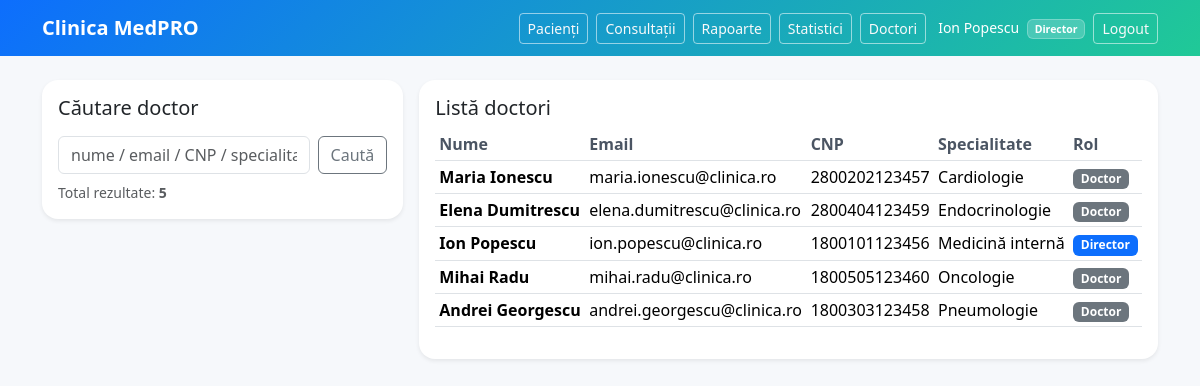
The page /public/doctori.php (signed in) on the database its author committed.
### tables this page shows
CREATE TABLE IF NOT EXISTS `doctori` (
  `id` int NOT NULL AUTO_INCREMENT,
  `cnp_doctor` char(13) NOT NULL,
  `nume` varchar(60) NOT NULL,
  `prenume` varchar(60) NOT NULL,
  `email` varchar(120) NOT NULL,
  `parola_hash` varchar(255) NOT NULL,
  `specialitate_id` int NOT NULL,
  `is_director` tinyint(1) NOT NULL DEFAULT '0',
  `created_at` timestamp NULL DEFAULT CURRENT_TIMESTAMP,
  PRIMARY KEY (`id`),
  UNIQUE KEY `cnp_doctor` (`cnp_doctor`),
  UNIQUE KEY `email` (`email`),
  KEY `fk_doctori_specialitati` (`specialitate_id`)
);

CREATE TABLE IF NOT EXISTS `specialitati` (
  `id` int NOT NULL AUTO_INCREMENT,
  `nume` varchar(100) NOT NULL,
  PRIMARY KEY (`id`),
  UNIQUE KEY `nume` (`nume`)
);

### app/db.php (called while the page is built, shortened)
<?php
function db(): PDO {
  $cfg = require __DIR__ . '/config.php';
  $db = $cfg['db'];
  $dsn = "mysql:host={$db['host']};dbname={$db['name']};charset={$db['charset']}";
  $pdo = new PDO($dsn, $db['user'], $db['pass'], [
    PDO::ATTR_ERRMODE => PDO::ERRMODE_EXCEPTION,
    PDO::ATTR_DEFAULT_FETCH_MODE => PDO::FETCH_ASSOC,
  ]);
  return $pdo;
}

### app/helpers.php (called while the page is built, shortened)
<?php
function e(string $s): string {
  return htmlspecialchars($s, ENT_QUOTES, 'UTF-8');
}

### public/doctori.php (the view, shortened to what this page needs)
<?php
require_once __DIR__ . '/../app/guards.php';
require_once __DIR__ . '/../app/db.php';
require_once __DIR__ . '/../app/helpers.php';
require_once __DIR__ . '/../app/layout.php';
$u = auth_user();
$q = trim((string)($_GET['q'] ?? ''));
$params = [];
$sql = "
  SELECT
    d.id,
    d.cnp_doctor,
    d.nume,
    d.prenume,
    d.email,
    d.is_director,
    s.nume AS specialitate
  FROM doctori d
  JOIN specialitati s ON s.id = d.specialitate_id
";
$sql .= " ORDER BY s.nume ASC, d.prenume ASC, d.nume ASC";
$stmt = db()->prepare($sql);
$stmt->execute($params);
$doctori = $stmt->fetchAll();
layout_header('Doctori', $u);
?>
<div class="row g-3">
  <div class="col-lg-4">
    <div class="card shadow-sm">
      <div class="card-body">
        <h2 class="h5 mb-3">Căutare doctor</h2>
        <form method="get" class="d-flex gap-2">
          <input
            name="q"
            value="<?= e($q) ?>"
            class="form-control"
            placeholder="nume / email / CNP / specialitate"
          >
          <button class="btn btn-outline-secondary">Caută</button>
        </form>
        <div class="text-muted small mt-2">
          Total rezultate: <b><?= (int)count($doctori) ?></b>
        </div>
      </div>
    </div>
  </div>
  <div class="col-lg-8">
    <div class="card shadow-sm">
      <div class="card-body">
        <div class="d-flex justify-content-between align-items-center mb-2">
          <h2 class="h5 mb-0">Listă doctori</h2>
        </div>
        <?php if (!$doctori): ?>
          <div class="text-muted">Nu există rezultate.</div>
        <?php else: ?>
          <div class="table-responsive">
            <table class="table table-sm align-middle">
              <thead>
                <tr>
                  <th>Nume</th>
                  <th>Email</th>
                  <th>CNP</th>
                  <th>Specialitate</th>
                  <th>Rol</th>
                </tr>
              </thead>
              <tbody>
              <?php foreach ($doctori as $d): ?>
                <tr>
                  <td class="fw-semibold"><?= e($d['prenume'].' '.$d['nume']) ?></td>
                  <td><?= e($d['email']) ?></td>
                  <td><?= e($d['cnp_doctor']) ?></td>
                  <td><?= e($d['specialitate']) ?></td>
                  <td>
                    <?php if ((int)$d['is_director'] === 1): ?>
                      <span class="badge text-bg-primary">Director</span>
                    <?php else: ?>
                      <span class="badge text-bg-secondary">Doctor</span>
                    <?php endif; ?>
                  </td>
                </tr>
              <?php endforeach; ?>
              </tbody>
            </table>
          </div>
        <?php endif; ?>
      </div>
    </div>
  </div>
</div>
<?php
layout_footer();

### app/layout.php (shortened to what this page needs)
<?php
require_once __DIR__ . '/helpers.php';
function layout_header(string $title, array $u): void {
  $isDirector = ((int)($u['is_director'] ?? 0) === 1);
  ?>
  <!doctype html>
  <html lang="ro">
  <head>
    <link href="https://cdn.jsdelivr.net/npm/bootstrap@5.3.3/dist/css/bootstrap.min.css" rel="stylesheet">
  </head>
  <body>
  <nav class="navbar navbar-expand-lg navbar-dark topbar">
    <div class="container">
      <a class="navbar-brand fw-semibold" href="/clinica/public/index.php">Clinica MedPRO</a>
      <div class="ms-auto d-flex flex-wrap gap-2 align-items-center text-white">
        <a class="btn btn-sm btn-outline-light" href="/clinica/public/pacienti.php">Pacienți</a>
        <a class="btn btn-sm btn-outline-light" href="/clinica/public/consultatii.php">Consultații</a>
        <a class="btn btn-sm btn-outline-light" href="/clinica/public/rapoarte.php">Rapoarte</a>
        <?php if ($isDirector): ?>
          <a class="btn btn-sm btn-outline-light" href="/clinica/public/statistici.php">Statistici</a>
          <a class="btn btn-sm btn-outline-light" href="/clinica/public/doctori.php">Doctori</a>
        <?php endif; ?>
        <span class="small ms-1">
          <?= e(($u['prenume'] ?? '').' '.($u['nume'] ?? '')) ?>
          <span class="badge badge-role ms-1"><?= $isDirector ? 'Director' : 'Doctor' ?></span>
        </span>
        <a class="btn btn-sm btn-outline-light" href="/clinica/public/logout.php">Logout</a>
      </div>
    </div>
  </nav>
  <div class="container py-4">
  <?php
}
function layout_footer(): void {
  ?>
  </div>
  </body>
  </html>
  <?php
}

### app/layout.php (style rules this page uses)
:root { --bg: #f6f8fb; --brand1: #0d6efd; --brand2: #20c997; }
body { background: var(--bg); }
.topbar { background: linear-gradient(135deg, var(--brand1) 0%, var(--brand2) 100%); }
.topbar .btn-outline-light { border-color: rgba(255,255,255,.55); }
.card { border: none; border-radius: 1rem; box-shadow: 0 12px 30px rgba(0,0,0,0.08); }
.table thead th { color: #4b5563; font-weight: 600; }
.badge-role { background: rgba(255,255,255,.2); border: 1px solid rgba(255,255,255,.25); }

### rows shown on the page
doctori: prenume+nume "Ion Popescu", email "ion.popescu@clinica.ro", cnp_doctor "1800101123456", specialitati.nume "Medicină internă", is_director "Director"
doctori: prenume+nume "Maria Ionescu", email "maria.ionescu@clinica.ro", cnp_doctor "2800202123457", specialitati.nume "Cardiologie", is_director "Doctor"
doctori: prenume+nume "Elena Dumitrescu", email "elena.dumitrescu@clinica.ro", cnp_doctor "2800404123459", specialitati.nume "Endocrinologie", is_director "Doctor"
doctori: prenume+nume "Mihai Radu", email "mihai.radu@clinica.ro", cnp_doctor "1800505123460", specialitati.nume "Oncologie", is_director "Doctor"
doctori: prenume+nume "Andrei Georgescu", email "andrei.georgescu@clinica.ro", cnp_doctor "1800303123458", specialitati.nume "Pneumologie", is_director "Doctor"

### other values the page prints
count($doctori) "5"
